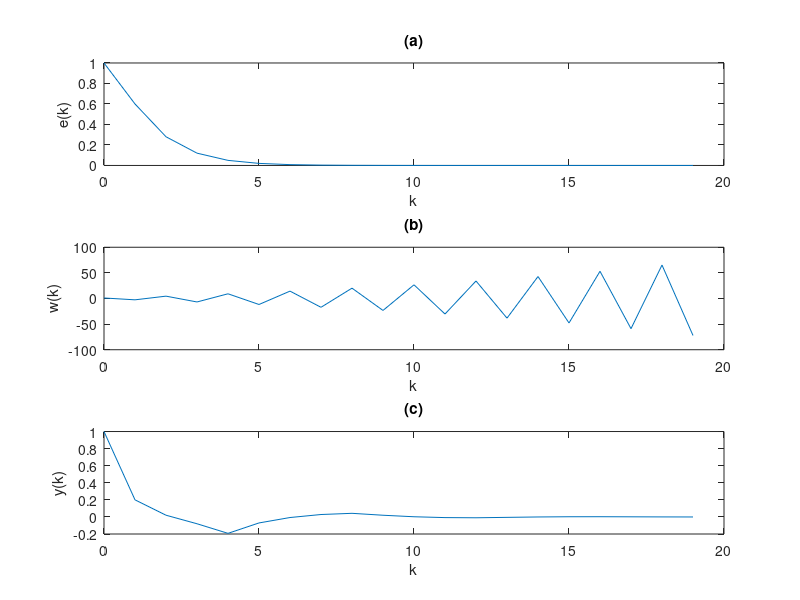

Write MATLAB code to recreate this figure.
clc; close all;
a=0:1:19;
ed= zeros(22,1);
ed(2,1) = 1 ;
for k =2:22
    ed(k+1) = .6*ed(k) - .08*ed(k-1);
end
subplot(3,1,1)
plot(a,ed(2:21,1));
title('(a)')
xlabel('k')
ylabel('e(k)')
wd=zeros(23,1);
wd(3,1)=1;
for k=3:23
    wd(k+1) = -2.6*wd(k) - 2.19*wd(k-1) - .594*wd(k-2);
end
subplot(3,1,2)
plot(a,wd(3:22))
title('(b)')
xlabel('k')
ylabel('w(k)')
yd=zeros(24,1);
yd(4,1)=1;
for k=4:24
    yd(k+1)=.2*yd(k) - .02*yd(k-1) - .08*yd(k-2) - .16*yd(k-3);
end
subplot(3,1,3)
plot(a,yd(4:23))
title('(c)')
xlabel('k')
ylabel('y(k)')

